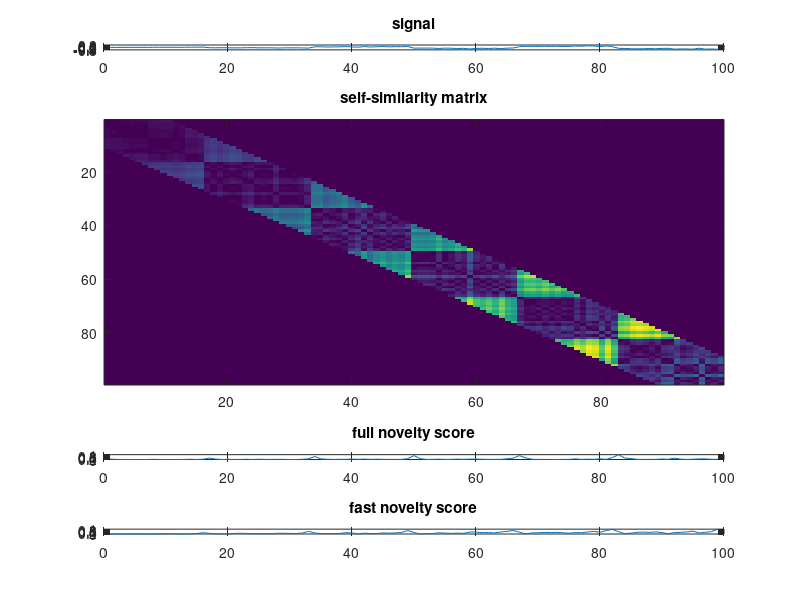

Recreate this plot in MATLAB.
%%%%%%%%%%%%%%%%%%%%%%%%%%%%%%%%%%%%%%%%%%%%%%%%%%%%%%%%%%%%%%%%%%%%%%%%%%%%%%%%
%                                                                              %
%                                 NOVELTY SCORE                                %
%                           OF A ONE-DIMENSIONAL SIGNAL                        %
%                      COMPARISON OF METHODS FULL AND FAST                     %
%                                                                              %
%                                 October, 2018                                %
%                                                                              %
%                          Juan Ignacio Mendoza Garay                          %
%                               doctoral student                               %
%                 Department of Music, Art and Culture Studies                 %
%                            University of Jyv?skyl?                           %
%                                                                              %
%%%%%%%%%%%%%%%%%%%%%%%%%%%%%%%%%%%%%%%%%%%%%%%%%%%%%%%%%%%%%%%%%%%%%%%%%%%%%%%%

% tested on Octave 4 and Matlab 2015a

%===============================================================================

% DESCRIPTION:

%   Produce a signal with some randomness, then a self-similarity matrix of it.
%   The matrix is bounded, to reduce computing time.

%%%%%%%%%%%%%%%%%%%%%%%%%%%%%%%%%%%%%%%%%%%%%%%%%%%%%%%%%%%%%%%%%%%%%%%%%%%%%%%%
% CHANGE THIS:

%   Then convolve a Gaussian-tapered checkerboard kernel along the diagonal of 
%   the self-similarity matrix. The result is a novelty score.
%   (c.f. Foote & Cooper, 2003)

%%%%%%%%%%%%%%%%%%%%%%%%%%%%%%%%%%%%%%%%%%%%%%%%%%%%%%%%%%%%%%%%%%%%%%%%%%%%%%%%
% INSTRUCTIONS:

%   1) Modify the values indicated by an arrow (<---)
%   2) Run the script and enjoy.

%%%=============================================================================

clc
clear
close all

%%%=============================================================================

   signal_type ='sqr'; % <--- signal carrier type ('sin' or 'sqr')
 signal_length = 99;   % <--- signal length
 signal_period = 33;   % <--- signal period
  kernel_width = 11;   % <--- kernels' width
       full_sw = 1;    % <--- 0 = upper and lower triangles; 0 = upper triangle

%%%-----------------------------------------------------------------------------
% MAKE TEST SIGNAL

if strcmp(signal_type,'sin')
  x = [1:signal_length]; % grid
  signal = sin(x*pi*2/(signal_period) + randn(1)/8) + (sin(x*pi/4*randn(1)*2)/6+randn(1)/100);
elseif strcmp(signal_type,'sqr')
  signal = ones(1,signal_period);
  signal(ceil(signal_period/2):end) = -1;
  signal = repmat(signal,1,ceil(signal_length/signal_period));
  signal = signal(1:signal_length) + randn(1,signal_length)/4;
end
signal = signal .* [1:signal_length]/signal_length/2; 

%%%-----------------------------------------------------------------------------
% SET KERNELS' PARAMETERS

gaussian_height = 1/(sqrt(2*pi)*kernel_width);
gaussian_variance = (kernel_width/8)^2;	

%%%-----------------------------------------------------------------------------
% NOVELTY SCORE - METHOD 1: FULL (Foote & Cooper, 2003)

tic

selfsim_matrix = zeros(signal_length); % initialise self-similarity matrix

% boundary's ending indexes:
boundary = kernel_width - 1;
end_bounds = [1:signal_length]; % increasing indexes
end_bounds(end-boundary+1:end) = ...
  end_bounds(end-boundary+1:end) - [1:boundary]; % at the end the available space shrinks
end_bounds = end_bounds + boundary; % shift for length of boundary

% compute distances;
for row = 1:signal_length
  for col = row+1:end_bounds(row) % start at diagonal + 1; end at corresponding index
    selfsim_matrix(row,col) = abs( signal(row) - signal(col) ); % Euclidean distance
  end
end

if full_sw
  selfsim_matrix = selfsim_matrix + flipud(rot90(selfsim_matrix)); % upper and lower triangles
end

% add inner-margin-average padding to beginning and ending of similarity matrix's diagonal
if rem(kernel_width,2)
  kernel_width = kernel_width + 1; % has to be even to make the checkerboard (method 1)
end
length_selfsim_matrix_avpad = length(signal) + kernel_width;
margin_selfsim_matrix_avpad = fix(kernel_width/2);
selfsim_matrix_avpad = zeros(length_selfsim_matrix_avpad,length_selfsim_matrix_avpad);
beginning_average = selfsim_matrix(1:margin_selfsim_matrix_avpad,...
  1:margin_selfsim_matrix_avpad);
beginning_average = mean(beginning_average(:));
selfsim_matrix_avpad(1:length_selfsim_matrix_avpad,1:length_selfsim_matrix_avpad) = ...
  beginning_average;
ending_average = selfsim_matrix( length(signal) - margin_selfsim_matrix_avpad : length(signal),...
  length(signal) - margin_selfsim_matrix_avpad : length(signal) );
ending_average = mean(ending_average(:));
selfsim_matrix_avpad(1:length_selfsim_matrix_avpad,1:length_selfsim_matrix_avpad) = ...
  ending_average;
selfsim_matrix_avpad( margin_selfsim_matrix_avpad+1:length(signal)+margin_selfsim_matrix_avpad,...
  margin_selfsim_matrix_avpad+1:length(signal)+margin_selfsim_matrix_avpad ) = ...
  selfsim_matrix;
	
% Gaussian Checkerboard Kernel:
[mesh_2D_x, mesh_2D_y] = meshgrid((-(kernel_width-1)/2):((kernel_width-1)/2),...
  (-(kernel_width-1)/2):((kernel_width-1)/2));
kernel_2D.gauss = exp( -(mesh_2D_x.^2) / (2*gaussian_variance) ...
  - (mesh_2D_y.^2) / (2*gaussian_variance));
kernel_2D.gauss = kernel_2D.gauss .* gaussian_height;
kernel_2D.gausscb = kernel_2D.gauss .* kron([-1,1;1,-1],ones(kernel_width/2));

% convolve Gaussian Checkerboard kernel along diagonal of similarity matrix:
nov_full.novelty_padded = zeros(1,length_selfsim_matrix_avpad); % init
for i = [1:length(signal)]
  window_start = i;
  window_end = window_start + kernel_width - 1;
  function_window = selfsim_matrix_avpad(window_start:window_end,window_start:window_end);
  function_output = sum(sum(function_window.*kernel_2D.gausscb));
  nov_full.novelty_padded(1,i + margin_selfsim_matrix_avpad) = function_output;
end

% output of same length (get rid of outer margins):
nov_full.novelty_same = nov_full.novelty_padded(margin_selfsim_matrix_avpad + 1 :...
  end - margin_selfsim_matrix_avpad );
 
% normalise it, don't criticise it: 
nov_full.novelty_same_norm = nov_full.novelty_same - min(min(nov_full.novelty_same));
nov_full.novelty_same_norm = nov_full.novelty_same_norm / max(max(nov_full.novelty_same_norm));

timer_1 = toc;

%%%-----------------------------------------------------------------------------
% NOVELTY SCORE - METHOD 2: FAST

tic

if rem(kernel_width,2) == 0
  kernel_width = kernel_width - 1; % has to be uneven so that it is symmetric (method 2)
end

% 1D Gaussian kernel:
kernel_1D_x =((-(kernel_width-1)/2):((kernel_width-1)/2));
kernel_1D.gauss = exp( -(kernel_1D_x.^2) / (2*gaussian_variance));
kernel_1D.gauss = kernel_1D.gauss .* gaussian_height;
kernel_1D.gausscb = kernel_1D.gauss;
kernel_1D.gausscb(ceil(kernel_width/2):end) = -( kernel_1D.gauss(ceil(kernel_width/2):end) ); % make second half of kernel negative

% compute novelty score:
nov_fast.novelty_same = conv(signal,kernel_1D.gausscb,'same'); % convolve test signal with kernel
nov_fast.novelty_same = abs(nov_fast.novelty_same); % absolute value
nov_fast.novelty_same_norm = nov_fast.novelty_same - min(nov_fast.novelty_same(:)); % normalise it
nov_fast.novelty_same_norm = nov_fast.novelty_same_norm./ max(nov_fast.novelty_same_norm(:)); % don't criticise it

timer_2 = toc;

%%% ----------------------------------------------------------------------------
% COMPUTE CORRELATION COEFFICIENT:

R = corrcoef(nov_full.novelty_same_norm, nov_fast.novelty_same_norm);

%%%-----------------------------------------------------------------------------
% VISUALISATION

figure;
subplot(14,1,1)
plot(signal)
title('signal')
subplot(14,1,3:10)
imagesc(selfsim_matrix)
title('self-similarity matrix')
subplot(14,1,12)
plot(nov_full.novelty_same_norm)
title('full novelty score')
subplot(14,1,14)
plot(nov_fast.novelty_same_norm)
title('fast novelty score')

%%% ----------------------------------------------------------------------------
% DISPLAY CORRELATION COEFFICIENT AND TIME:

disp('----------------------------------------------------------')
disp('Computing times of Novelty Scores:')
disp(' ')
disp(['METHOD 1 = ',num2str(timer_1),' sec.'])
disp(['METHOD 2 = ',num2str(timer_2),' sec.'])
disp(' ')
disp('----------------------------------------------------------')
disp('Correlation coefficient:')
disp(' ')
disp(['R = ',num2str(R(1,2))])
disp(' ')
disp('----------------------------------------------------------')